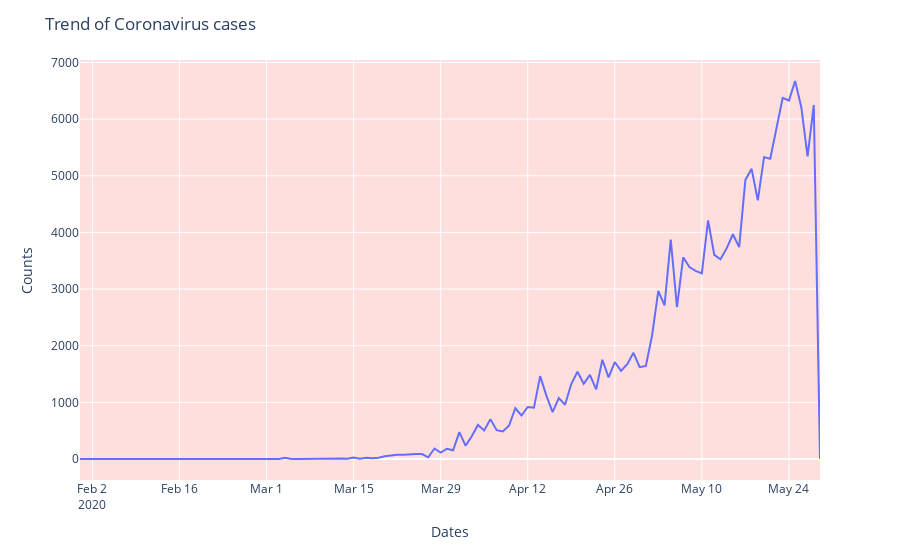

Notebook code cell kept with this figure:
### Code cell
fig = px.line(x=df_daywise_India['Date'], y=df_daywise_India['New Cases'], labels = {'x': "Dates",'y': "Counts"})
fig.update_layout( showlegend=False,title_text="Trend of Coronavirus cases")
fig.update_layout(plot_bgcolor='rgb(260, 222, 222)')
fig.show()
